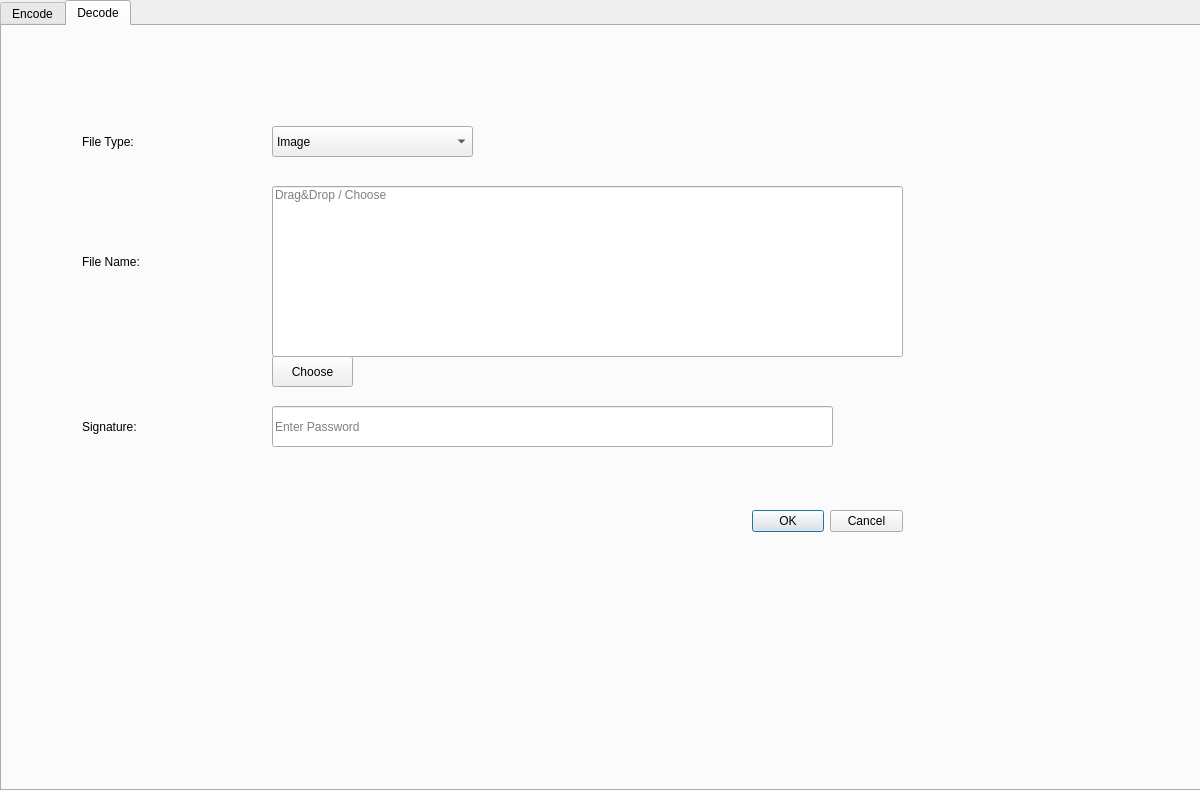
<?xml version="1.0" encoding="UTF-8"?>
<ui version="4.0">
 <class>Form</class>
 <widget class="QWidget" name="Form">
  <property name="geometry">
   <rect>
    <x>0</x>
    <y>0</y>
    <width>1200</width>
    <height>790</height>
   </rect>
  </property>
  <property name="windowTitle">
   <string>Form</string>
  </property>
  <widget class="QTabWidget" name="tabWidget">
   <property name="geometry">
    <rect>
     <x>0</x>
     <y>0</y>
     <width>1201</width>
     <height>791</height>
    </rect>
   </property>
   <property name="tabPosition">
    <enum>QTabWidget::North</enum>
   </property>
   <property name="tabShape">
    <enum>QTabWidget::Rounded</enum>
   </property>
   <property name="currentIndex">
    <number>1</number>
   </property>
   <widget class="QWidget" name="Tab1">
    <attribute name="title">
     <string>Encode</string>
    </attribute>
    <widget class="QWidget" name="widget" native="true">
     <property name="geometry">
      <rect>
       <x>0</x>
       <y>0</y>
       <width>1201</width>
       <height>771</height>
      </rect>
     </property>
     <property name="styleSheet">
      <string notr="true"/>
     </property>
     <widget class="QLineEdit" name="lineEdit">
      <property name="geometry">
       <rect>
        <x>270</x>
        <y>160</y>
        <width>631</width>
        <height>171</height>
       </rect>
      </property>
      <property name="sizePolicy">
       <sizepolicy hsizetype="Fixed" vsizetype="Fixed">
        <horstretch>0</horstretch>
        <verstretch>0</verstretch>
       </sizepolicy>
      </property>
      <property name="whatsThis">
       <string comment="CSAASC" extracomment="TOOL"/>
      </property>
      <property name="autoFillBackground">
       <bool>true</bool>
      </property>
      <property name="text">
       <string/>
      </property>
      <property name="frame">
       <bool>true</bool>
      </property>
      <property name="alignment">
       <set>Qt::AlignLeading|Qt::AlignLeft|Qt::AlignTop</set>
      </property>
      <property name="placeholderText">
       <string>Drag&amp;Drop / Choose</string>
      </property>
     </widget>
     <widget class="QPushButton" name="pushButton_3">
      <property name="geometry">
       <rect>
        <x>270</x>
        <y>330</y>
        <width>81</width>
        <height>31</height>
       </rect>
      </property>
      <property name="text">
       <string>Choose</string>
      </property>
     </widget>
     <widget class="QLineEdit" name="lineEdit_3">
      <property name="geometry">
       <rect>
        <x>270</x>
        <y>520</y>
        <width>561</width>
        <height>41</height>
       </rect>
      </property>
      <property name="text">
       <string/>
      </property>
      <property name="placeholderText">
       <string>Password to make hidden message more secure</string>
      </property>
     </widget>
     <widget class="QDialogButtonBox" name="buttonBox">
      <property name="geometry">
       <rect>
        <x>750</x>
        <y>620</y>
        <width>151</width>
        <height>31</height>
       </rect>
      </property>
      <property name="standardButtons">
       <set>QDialogButtonBox::Cancel|QDialogButtonBox::Ok</set>
      </property>
     </widget>
     <widget class="QComboBox" name="comboBox">
      <property name="geometry">
       <rect>
        <x>270</x>
        <y>100</y>
        <width>201</width>
        <height>31</height>
       </rect>
      </property>
      <item>
       <property name="text">
        <string>Image</string>
       </property>
      </item>
      <item>
       <property name="text">
        <string>Audio</string>
       </property>
      </item>
      <item>
       <property name="text">
        <string>Video</string>
       </property>
      </item>
      <item>
       <property name="text">
        <string>Document</string>
       </property>
      </item>
     </widget>
     <widget class="QLabel" name="label">
      <property name="geometry">
       <rect>
        <x>80</x>
        <y>100</y>
        <width>111</width>
        <height>31</height>
       </rect>
      </property>
      <property name="styleSheet">
       <string notr="true">font: 350 16pt &quot;Segoe UI&quot;;</string>
      </property>
      <property name="text">
       <string>File Type:</string>
      </property>
     </widget>
     <widget class="QLabel" name="label_2">
      <property name="geometry">
       <rect>
        <x>80</x>
        <y>220</y>
        <width>131</width>
        <height>31</height>
       </rect>
      </property>
      <property name="styleSheet">
       <string notr="true">font: 350 16pt &quot;Segoe UI&quot;;</string>
      </property>
      <property name="text">
       <string>File Name:</string>
      </property>
     </widget>
     <widget class="QLabel" name="label_3">
      <property name="geometry">
       <rect>
        <x>80</x>
        <y>410</y>
        <width>121</width>
        <height>31</height>
       </rect>
      </property>
      <property name="styleSheet">
       <string notr="true">font: 350 16pt &quot;Segoe UI&quot;;</string>
      </property>
      <property name="text">
       <string>Message:</string>
      </property>
     </widget>
     <widget class="QLabel" name="label_4">
      <property name="geometry">
       <rect>
        <x>80</x>
        <y>520</y>
        <width>121</width>
        <height>41</height>
       </rect>
      </property>
      <property name="styleSheet">
       <string notr="true">font: 350 16pt &quot;Segoe UI&quot;;</string>
      </property>
      <property name="text">
       <string>Signature:</string>
      </property>
     </widget>
     <widget class="QLabel" name="label_7">
      <property name="geometry">
       <rect>
        <x>840</x>
        <y>380</y>
        <width>61</width>
        <height>51</height>
       </rect>
      </property>
      <property name="styleSheet">
       <string notr="true">font: 12pt &quot;Segoe UI&quot;;
background-color:#dfdfdf</string>
      </property>
      <property name="text">
       <string>100</string>
      </property>
      <property name="alignment">
       <set>Qt::AlignCenter</set>
      </property>
     </widget>
     <widget class="QTextEdit" name="textEdit">
      <property name="geometry">
       <rect>
        <x>270</x>
        <y>380</y>
        <width>561</width>
        <height>111</height>
       </rect>
      </property>
     </widget>
     <zorder>textEdit</zorder>
     <zorder>lineEdit</zorder>
     <zorder>pushButton_3</zorder>
     <zorder>lineEdit_3</zorder>
     <zorder>buttonBox</zorder>
     <zorder>comboBox</zorder>
     <zorder>label</zorder>
     <zorder>label_2</zorder>
     <zorder>label_3</zorder>
     <zorder>label_4</zorder>
     <zorder>label_7</zorder>
    </widget>
   </widget>
   <widget class="QWidget" name="Tab2">
    <attribute name="title">
     <string>Decode</string>
    </attribute>
    <widget class="QWidget" name="widget_2" native="true">
     <property name="geometry">
      <rect>
       <x>0</x>
       <y>0</y>
       <width>1201</width>
       <height>771</height>
      </rect>
     </property>
     <property name="styleSheet">
      <string notr="true"/>
     </property>
     <widget class="QLineEdit" name="lineEdit_4">
      <property name="geometry">
       <rect>
        <x>270</x>
        <y>160</y>
        <width>631</width>
        <height>171</height>
       </rect>
      </property>
      <property name="alignment">
       <set>Qt::AlignLeading|Qt::AlignLeft|Qt::AlignTop</set>
      </property>
      <property name="placeholderText">
       <string>Drag&amp;Drop / Choose</string>
      </property>
     </widget>
     <widget class="QPushButton" name="pushButton_4">
      <property name="geometry">
       <rect>
        <x>270</x>
        <y>330</y>
        <width>81</width>
        <height>31</height>
       </rect>
      </property>
      <property name="text">
       <string>Choose</string>
      </property>
     </widget>
     <widget class="QLineEdit" name="lineEdit_6">
      <property name="geometry">
       <rect>
        <x>270</x>
        <y>380</y>
        <width>561</width>
        <height>41</height>
       </rect>
      </property>
      <property name="placeholderText">
       <string>Enter Password</string>
      </property>
     </widget>
     <widget class="QDialogButtonBox" name="buttonBox_2">
      <property name="geometry">
       <rect>
        <x>750</x>
        <y>480</y>
        <width>151</width>
        <height>31</height>
       </rect>
      </property>
      <property name="standardButtons">
       <set>QDialogButtonBox::Cancel|QDialogButtonBox::Ok</set>
      </property>
     </widget>
     <widget class="QComboBox" name="comboBox_2">
      <property name="geometry">
       <rect>
        <x>270</x>
        <y>100</y>
        <width>201</width>
        <height>31</height>
       </rect>
      </property>
      <item>
       <property name="text">
        <string>Image</string>
       </property>
      </item>
      <item>
       <property name="text">
        <string>Audio</string>
       </property>
      </item>
      <item>
       <property name="text">
        <string>Video</string>
       </property>
      </item>
      <item>
       <property name="text">
        <string>Document</string>
       </property>
      </item>
     </widget>
     <widget class="QLabel" name="label_5">
      <property name="geometry">
       <rect>
        <x>80</x>
        <y>100</y>
        <width>111</width>
        <height>31</height>
       </rect>
      </property>
      <property name="styleSheet">
       <string notr="true">font: 350 16pt &quot;Segoe UI&quot;;</string>
      </property>
      <property name="text">
       <string>File Type:</string>
      </property>
     </widget>
     <widget class="QLabel" name="label_6">
      <property name="geometry">
       <rect>
        <x>80</x>
        <y>220</y>
        <width>131</width>
        <height>31</height>
       </rect>
      </property>
      <property name="styleSheet">
       <string notr="true">font: 350 16pt &quot;Segoe UI&quot;;</string>
      </property>
      <property name="text">
       <string>File Name:</string>
      </property>
     </widget>
     <widget class="QLabel" name="label_8">
      <property name="geometry">
       <rect>
        <x>80</x>
        <y>380</y>
        <width>121</width>
        <height>41</height>
       </rect>
      </property>
      <property name="styleSheet">
       <string notr="true">font: 350 16pt &quot;Segoe UI&quot;;</string>
      </property>
      <property name="text">
       <string>Signature:</string>
      </property>
     </widget>
    </widget>
   </widget>
  </widget>
 </widget>
 <resources/>
 <connections/>
</ui>
